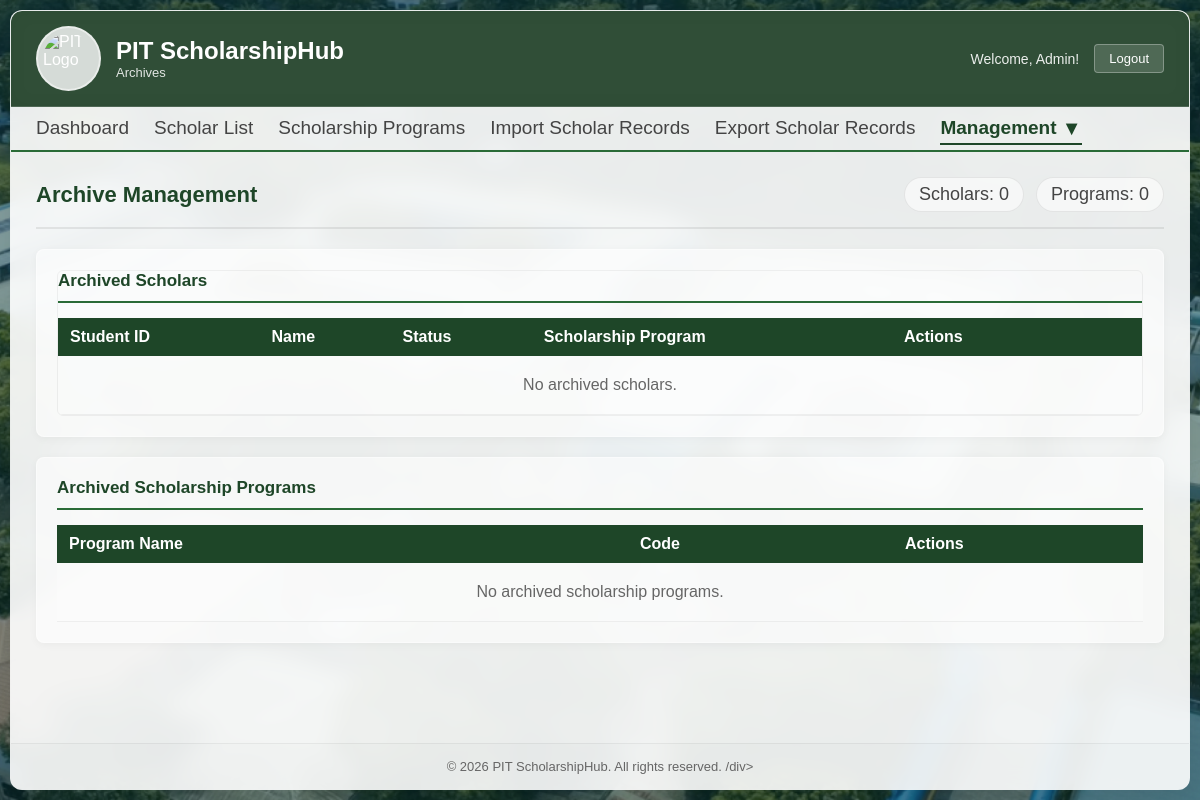
The app's page /admin/archive.php (signed in), older data.
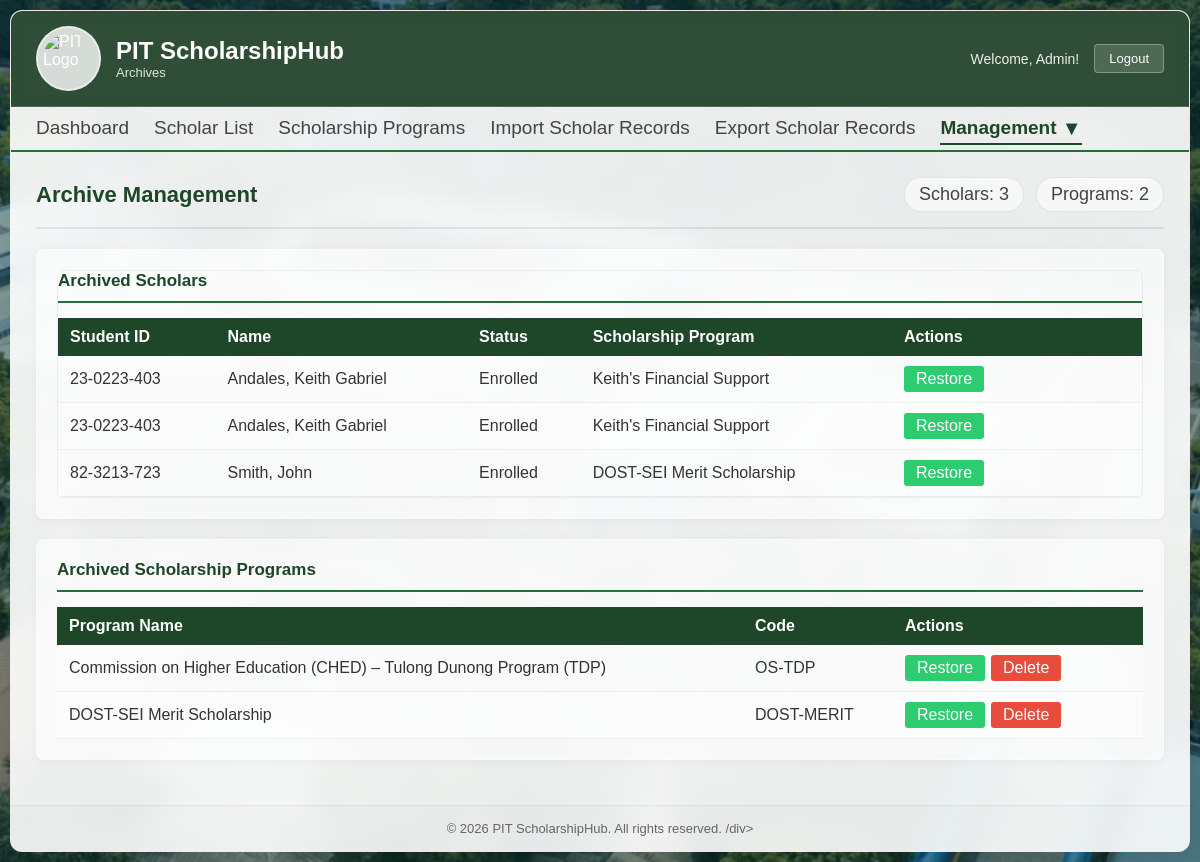
The same page, newer data.
### tables this page shows
CREATE TABLE `scholar_info` (
  `id` int(11) NOT NULL,
  `student_id` varchar(11) NOT NULL,
  `philsys_id` varchar(50) DEFAULT NULL,
  `lrn` varchar(50) DEFAULT NULL,
  `four_ps_id` varchar(50) DEFAULT NULL,
  `last_name` varchar(50) NOT NULL,
  `given_name` varchar(50) NOT NULL,
  `ext_name` varchar(10) NOT NULL,
  `middle_name` varchar(50) NOT NULL,
  `sex` tinyint(4) NOT NULL,
  `birthdate` date NOT NULL,
  `scholarship_program_id` int(11) NOT NULL,
  `program_id` int(11) NOT NULL,
  `year_level` int(11) NOT NULL,
  `academic_status` enum('Active','Enrolled','Not Enrolled','Graduated','Dropped','Transferred','Leave of Absence') NOT NULL,
  `loa_semester` varchar(20) DEFAULT NULL,
  `loa_school_year` varchar(20) DEFAULT NULL,
  `father_last_name` varchar(50) NOT NULL,
  `father_given_name` varchar(50) NOT NULL,
  `father_middle_name` varchar(50) NOT NULL,
  `father_contact` varchar(15) DEFAULT 'N/A',
  `mother_last_name` varchar(50) NOT NULL,
  `mother_given_name` varchar(50) NOT NULL,
  `mother_middle_name` varchar(50) NOT NULL,
  `mother_contact` varchar(15) DEFAULT 'N/A',
  `permanent_address` varchar(255) NOT NULL,
  `street` varchar(255) NOT NULL,
  `town_city` varchar(255) NOT NULL,
  `province` varchar(255) NOT NULL,
  `barangay_id` bigint(20) DEFAULT NULL,
  `city_id` bigint(20) DEFAULT NULL,
  `province_id` bigint(20) DEFAULT NULL,
  `region_id` bigint(20) DEFAULT NULL,
  `country` varchar(100) NOT NULL,
  `zipcode` varchar(10) NOT NULL,
  `disability` varchar(255) NOT NULL,
  `contact_num` varchar(11) NOT NULL,
  `email` varchar(255) NOT NULL,
  `ip_group` varchar(255) DEFAULT NULL,
  `is_child_of_solo_parent` tinyint(1) DEFAULT 0,
  `username` varchar(255) NOT NULL,
  `password` varchar(255) NOT NULL,
  `is_archived` tinyint(4) NOT NULL DEFAULT 0,
  `school_year` varchar(20) NOT NULL,
  `profile_picture` varchar(255) DEFAULT NULL,
  `is_password_changed` tinyint(4) NOT NULL DEFAULT 0
);

CREATE TABLE `scholarship_program` (
  `id` int(11) NOT NULL,
  `name` varchar(255) NOT NULL,
  `code` varchar(255) NOT NULL,
  `description` text NOT NULL,
  `min_gwa_req` decimal(3,2) DEFAULT NULL,
  `pay_amount` decimal(10,2) DEFAULT NULL,
  `is_active` tinyint(4) NOT NULL,
  `is_archived` tinyint(4) NOT NULL DEFAULT 0,
  `school_year` varchar(20) NOT NULL,
  `provider_id` int(11) DEFAULT NULL,
  `scholarship_type` varchar(255) NOT NULL
);

### admin/archive.php (the view, shortened to what the changed rows need)
<?php
include '../includes/conn.php';
$archived_scholars_sql = "SELECT scholar_info.id, student_id, last_name, given_name, academic_status, scholarship_program.name AS SPname, scholar_info.is_archived FROM scholar_info INNER JOIN scholarship_program ON scholar_info.scholarship_program_id = scholarship_program.id WHERE scholar_info.is_archived = 1 ORDER BY last_name ASC";
$archived_scholars_stmt = $conn->prepare($archived_scholars_sql);
$archived_scholars_stmt->execute();
$archived_scholars_result = $archived_scholars_stmt->get_result();
$archived_programs_sql = "SELECT id, name, code, is_archived FROM scholarship_program WHERE is_archived = 1 ORDER BY name ASC";
$archived_programs_stmt = $conn->prepare($archived_programs_sql);
$archived_programs_stmt->execute();
$archived_programs_result = $archived_programs_stmt->get_result();
$archived_count_sql = "SELECT (SELECT COUNT(*) FROM scholar_info WHERE is_archived = 1) AS scholar_count, (SELECT COUNT(*) FROM scholarship_program WHERE is_archived = 1) AS program_count";
$archived_count_stmt = $conn->prepare($archived_count_sql);
$archived_count_stmt->execute();
$archived_count_result = $archived_count_stmt->get_result();
$archived_count = $archived_count_result->fetch_assoc();
?>
<!DOCTYPE html>
<html>
<head>
    <link rel="stylesheet" href="../assets/css/archive.css?v=<?= filemtime('../assets/css/archive.css') ?>">
    <link rel="stylesheet" href="../assets/css/modals.css?v=<?= filemtime('../assets/css/modals.css') ?>">
</head>
<body>
    <?php if(!isset($_SESSION['user_id']) || $_SESSION['role'] !== "admin") :
        $_SESSION['fail'] = "You are no logged in!";
        header("Location: ../portal.php");
        exit();
    else : ?>
    <div class="container">
        <div class="header">
            <div class="header-left">
                <img src="../assets/images/PIT%20LOGO.png" alt="PIT Logo">
                <div>
                    <h1>PIT ScholarshipHub</h1>
                    <p>Archives</p>
                </div>
            </div>
            <div class="header-right">
                <span class="welcome-text">Welcome, <?= $_SESSION['role'] == 'admin' ? 'Admin!' : 'Staff!' ?></span>
                <form action="../functions/logout.php" method="post">
                    <button type="submit" class="logout-btn" onclick="return confirm('Logout?')">Logout</button>
                </form>
            </div>
        </div>
        <?php include __DIR__ . "/../includes/navigation.php"; ?>
        <div class="page-content">
            <div class="page-header">
                <h2>Archive Management</h2>
                <div class="archive-stats">
                    <span class="stat-badge">Scholars: <?= $archived_count['scholar_count'] ?? 0 ?></span>
                    <span class="stat-badge">Programs: <?= $archived_count['program_count'] ?? 0 ?></span>
                </div>
            </div>
            <div class="section-card">
                <div class="table-wrapper">
                    <h3>Archived Scholars</h3>
                    <table>
                        <thead>
                            <tr>
                                <th>Student ID</th>
                                <th>Name</th>
                                <th>Status</th>
                                <th>Scholarship Program</th>
                                <th class="actions-col">Actions</th>
                            </tr>
                        </thead>
                        <tbody>
                            <?php if($archived_scholars_result->num_rows > 0) : ?>
                                <?php while($row = $archived_scholars_result->fetch_assoc()) : ?>
                                    <tr>
                                        <td><?= htmlspecialchars($row['student_id']) ?></td>
                                        <td><?= htmlspecialchars($row['last_name']) ?>, <?= htmlspecialchars($row['given_name']) ?></td>
                                        <td><?= htmlspecialchars($row['academic_status']) ?></td>
                                        <td><?= htmlspecialchars($row['SPname']) ?></td>
                                        <td>
                                            <div class="action-buttons">
                                                <form action="<?= $_SERVER['PHP_SELF'] ?>" method="POST" style="display: inline;">
                                                    <button type="submit" name="restore_scholar" class="btn-sm btn-restore" onclick="return confirm('Restore this scholar?')">Restore</button>
                                                </form>
                                            </div>
                                        </td>
                                    </tr>
                                <?php endwhile; ?>
                            <?php else : ?>
                                <tr><td colspan="5" class="no-data">No archived scholars.</td></tr>
                            <?php endif; ?>
                        </tbody>
                    </table>
                </div>
            </div>
            <div class="section-card">
                <h3>Archived Scholarship Programs</h3>
                <table>
                    <thead>
                        <tr>
                            <th>Program Name</th>
                            <th>Code</th>
                            <th class="actions-col">Actions</th>
                        </tr>
                    </thead>
                    <tbody>
                        <?php if($archived_programs_result->num_rows > 0) : ?>
                            <?php while($row = $archived_programs_result->fetch_assoc()) : ?>
                                <tr>
                                    <td><?= htmlspecialchars($row['name']) ?></td>
                                    <td><?= htmlspecialchars($row['code']) ?></td>
                                    <td>
                                        <div class="action-buttons">
                                            <form action="<?= $_SERVER['PHP_SELF'] ?>" method="POST" style="display: inline;">
                                                <button type="submit" name="restore_program" class="btn-sm btn-restore" onclick="return confirm('Restore this program?')">Restore</button>
                                            </form>
                                            <form action="<?= $_SERVER['PHP_SELF'] ?>" method="POST" style="display: inline;">
                                                <button type="submit" name="delete_program_permanent" class="btn-sm btn-delete" onclick="return confirm('Permanently delete this program and its scholars? This cannot be undone!')">Delete</button>
                                            </form>
                                        </div>
                                    </td>
                                </tr>
                            <?php endwhile; ?>
                        <?php else : ?>
                            <tr><td colspan="3" class="no-data">No archived scholarship programs.</td></tr>
                        <?php endif; ?>
                    </tbody>
                </table>
            </div>
        </div>
        <div class="footer">
            © 2026 PIT ScholarshipHub. All rights reserved.
      /div>
    </div>
    <?php endif; ?>
</body>
</html>

Row changes from the older to the newer data that the page shows:
added scholar_info: student "23-0223-403", last_name "Andales", given_name "Keith Gabriel", academic_status "Enrolled", scholarship_program.name "Keith's Financial Support"
added scholar_info: student "23-0223-403", last_name "Andales", given_name "Keith Gabriel", academic_status "Enrolled", scholarship_program.name "Keith's Financial Support"
now on this page (row edited): scholar_info: student "82-3213-723", last_name "Smith", given_name "John", academic_status "Enrolled", scholarship_program.name "DOST-SEI Merit Scholarship"
added scholarship_program: name "Commission on Higher Education (CHED) – Tulong Dunong Program (TDP)", code "OS-TDP"
now on this page (row edited): scholarship_program: name "DOST-SEI Merit Scholarship", code "DOST-MERIT"
Text that changed along with them:
$archived_count['scholar_count']: "0" → "3"
$archived_count['program_count']: "0" → "2"
text no longer shown: "No archived scholars. No archived scholarship programs."
